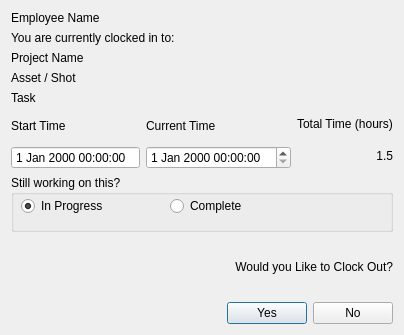
<?xml version="1.0" encoding="UTF-8"?>
<ui version="4.0">
 <class>Dialog</class>
 <widget class="QDialog" name="Dialog">
  <property name="geometry">
   <rect>
    <x>0</x>
    <y>0</y>
    <width>402</width>
    <height>335</height>
   </rect>
  </property>
  <property name="windowTitle">
   <string>Dialog</string>
  </property>
  <layout class="QVBoxLayout" name="verticalLayout_6">
   <item>
    <layout class="QVBoxLayout" name="verticalLayout">
     <item>
      <widget class="QLabel" name="employee">
       <property name="styleSheet">
        <string notr="true">font: 75 14pt &quot;Arial&quot;;</string>
       </property>
       <property name="text">
        <string>Employee Name</string>
       </property>
      </widget>
     </item>
     <item>
      <widget class="QLabel" name="statement">
       <property name="styleSheet">
        <string notr="true">font: 75 10pt &quot;Arial&quot;;</string>
       </property>
       <property name="text">
        <string>You are currently clocked in to:</string>
       </property>
      </widget>
     </item>
     <item>
      <widget class="QLabel" name="project_name">
       <property name="text">
        <string>Project Name</string>
       </property>
      </widget>
     </item>
     <item>
      <widget class="QLabel" name="entity">
       <property name="text">
        <string>Asset / Shot</string>
       </property>
      </widget>
     </item>
     <item>
      <widget class="QLabel" name="task">
       <property name="text">
        <string>Task</string>
       </property>
      </widget>
     </item>
    </layout>
   </item>
   <item>
    <layout class="QHBoxLayout" name="horizontalLayout">
     <item>
      <layout class="QVBoxLayout" name="verticalLayout_2">
       <item>
        <widget class="QLabel" name="start_time_label">
         <property name="text">
          <string>Start Time</string>
         </property>
         <property name="buddy">
          <cstring>start_time</cstring>
         </property>
        </widget>
       </item>
       <item>
        <widget class="QDateTimeEdit" name="start_time">
         <property name="buttonSymbols">
          <enum>QAbstractSpinBox::NoButtons</enum>
         </property>
        </widget>
       </item>
      </layout>
     </item>
     <item>
      <layout class="QVBoxLayout" name="verticalLayout_3">
       <item>
        <widget class="QLabel" name="current_time_label">
         <property name="text">
          <string>Current Time</string>
         </property>
         <property name="buddy">
          <cstring>current_time</cstring>
         </property>
        </widget>
       </item>
       <item>
        <widget class="QDateTimeEdit" name="current_time"/>
       </item>
      </layout>
     </item>
     <item>
      <layout class="QVBoxLayout" name="verticalLayout_4">
       <item>
        <widget class="QLabel" name="total_time_label">
         <property name="text">
          <string>Total Time (hours)</string>
         </property>
        </widget>
       </item>
       <item>
        <widget class="QLabel" name="label">
         <property name="styleSheet">
          <string notr="true">font: 75 10pt &quot;Arial&quot;;</string>
         </property>
         <property name="text">
          <string>1.5</string>
         </property>
         <property name="alignment">
          <set>Qt::AlignRight|Qt::AlignTrailing|Qt::AlignVCenter</set>
         </property>
        </widget>
       </item>
      </layout>
     </item>
    </layout>
   </item>
   <item>
    <widget class="QGroupBox" name="status_grp">
     <property name="styleSheet">
      <string notr="true">font: 75 10pt &quot;Arial&quot;;</string>
     </property>
     <property name="title">
      <string>Still working on this?</string>
     </property>
     <widget class="QWidget" name="layoutWidget">
      <property name="geometry">
       <rect>
        <x>10</x>
        <y>20</y>
        <width>291</width>
        <height>22</height>
       </rect>
      </property>
      <layout class="QHBoxLayout" name="horizontalLayout_2">
       <item>
        <widget class="QRadioButton" name="in_progress">
         <property name="text">
          <string>In Progress</string>
         </property>
         <property name="checked">
          <bool>true</bool>
         </property>
        </widget>
       </item>
       <item>
        <widget class="QRadioButton" name="complete">
         <property name="text">
          <string>Complete</string>
         </property>
        </widget>
       </item>
      </layout>
     </widget>
    </widget>
   </item>
   <item>
    <layout class="QVBoxLayout" name="verticalLayout_5">
     <item>
      <widget class="QLabel" name="label_2">
       <property name="styleSheet">
        <string notr="true">font: 75 14pt &quot;Arial&quot;;</string>
       </property>
       <property name="text">
        <string>Would you Like to Clock Out?</string>
       </property>
       <property name="alignment">
        <set>Qt::AlignRight|Qt::AlignTrailing|Qt::AlignVCenter</set>
       </property>
      </widget>
     </item>
    </layout>
   </item>
   <item>
    <layout class="QHBoxLayout" name="horizontalLayout_3">
     <item>
      <spacer name="horizontalSpacer">
       <property name="orientation">
        <enum>Qt::Horizontal</enum>
       </property>
       <property name="sizeHint" stdset="0">
        <size>
         <width>40</width>
         <height>20</height>
        </size>
       </property>
      </spacer>
     </item>
     <item>
      <widget class="QPushButton" name="yes_btn">
       <property name="text">
        <string>Yes</string>
       </property>
      </widget>
     </item>
     <item>
      <widget class="QPushButton" name="no_btn">
       <property name="text">
        <string>No</string>
       </property>
      </widget>
     </item>
    </layout>
   </item>
  </layout>
 </widget>
 <tabstops>
  <tabstop>start_time</tabstop>
  <tabstop>current_time</tabstop>
  <tabstop>in_progress</tabstop>
  <tabstop>complete</tabstop>
 </tabstops>
 <resources/>
 <connections/>
</ui>
